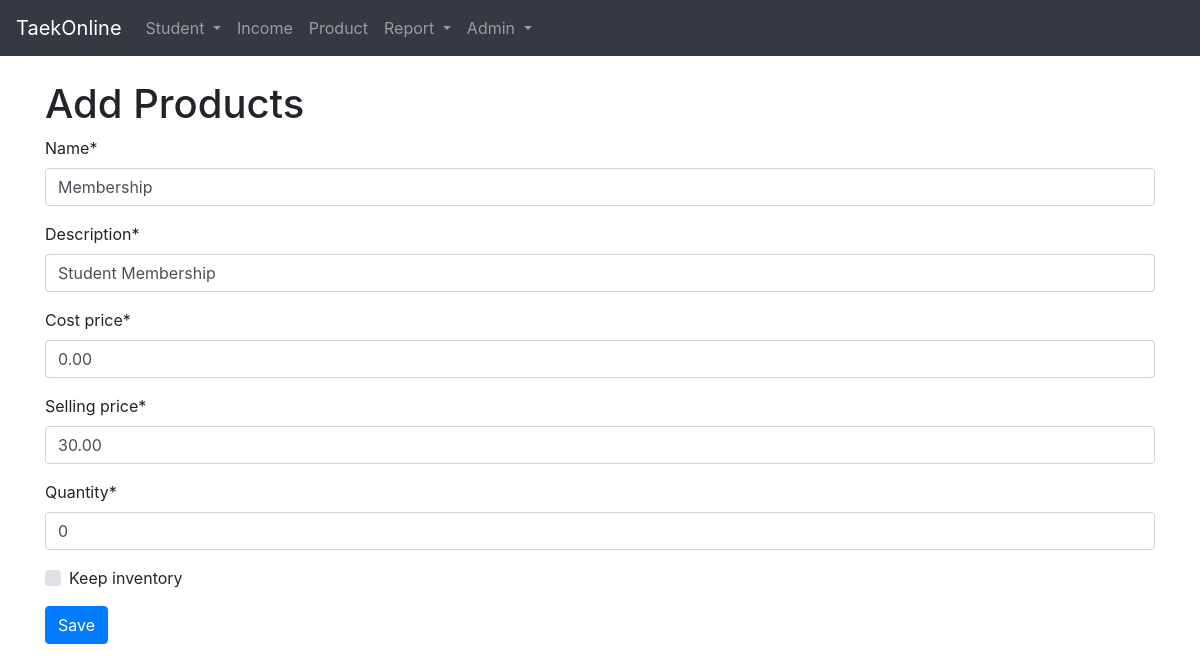
Page /product/1/change on the committed database.
### taekonline/models.py (models this page shows, shortened)
class Product(models.Model):
    name = models.CharField(max_length=100, null=False, blank=False, unique=True)
    description = models.CharField(max_length=200, null=False, blank=False)
    cost_price = models.DecimalField(null=False, blank=False, max_digits=18, decimal_places=2, default=0)
    selling_price = models.DecimalField(null=False, blank=False, max_digits=18, decimal_places=2)
    quantity = models.IntegerField(null=False, blank=False, default=1)
    keep_inventory = models.BooleanField(default=True)

### taekonline/views.py (the view)
# urls.py: path('product/<int:id>/change', views.product_change, name='product_change'),
def product_change(request, id, template_name='products/product_form.html'):
	product = Product.objects.get(id=int(id))
	if request.POST:
		form = ProductForm(request.POST, instance=product)
		if form.is_valid():
			form.save()
			return redirect('product')
		else:
			return render(request, template_name, {'form':form})
	else:
		form = ProductForm(instance=product)
	return render(request, template_name, {'form':form})

### taekonline/forms.py
class ProductForm(forms.ModelForm):
    class Meta:
        model = Product
        fields = '__all__'
    def __init__(self, *args, **kwargs):
        super().__init__(*args, **kwargs)
        self.helper = FormHelper()
        self.helper.form_tag = False
        self.helper.form_method = 'post'
        self.helper.layout = Layout(
            Fieldset(
                'Product Data',
                Row(
                    Column('name', css_class='form-group col-md-4 mb-0'),
                    Column('description', css_class='form-group col-md-4 mb-0'),
                    Column('cost_price', css_class='form-group col-md-4 mb-0'),
                    Column('selling_price', css_class='form-group col-md-4 mb-0'),
                    Column('quantity', css_class='form-group col-md-4 mb-0'),
                    Column('keep_inventory', css_class='form-group col-md-4 mb-0'),
                    css_class='form-row'
                ),
            ),
        )

### taekonline/templates/products/product_form.html (shortened to what this page needs)
{% extends 'base.html' %}
{% load static %}
{% load crispy_forms_tags %}
{% block content %}
<form method="post" action="{{ request.path }}">
    <h1>Add Products</h1>
    {% crispy form %}
    <input type="submit" class="btn btn-primary" value="Save">
</form>
{% endblock content %}

### taekonline/templates/base.html (style rules this page uses)
body { padding-top: 5rem; }

### rows in the picture
Product: name "Membership", description "Student Membership", cost_price "0.00", selling_price "30.00", quantity "0"
